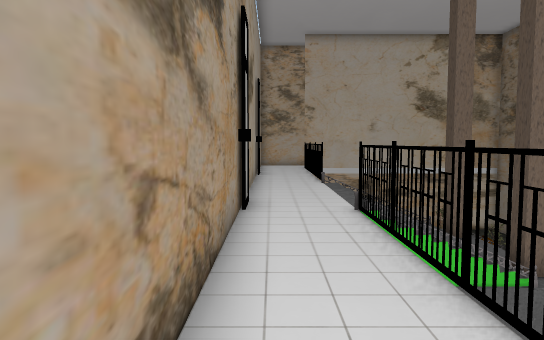
[1] (above)

21 first-person views from a walk through a scene from a Unity 3-D project. The camera is 1.4 m above the floor, tilts 4° down and sees 70° across. The floor is counted in squares, 1 m on a side. Each view is taken from the middle of a square. On the plan, view 1 faces up. The plan holds only what a view shows up to about 16 squares ahead; the rest is blank. The place goes on beyond the plan. Some animated figures are not drawn. Some surface patterns are stand-ins.

[2]
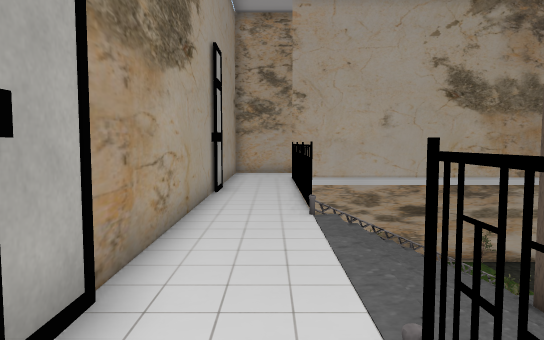

[3]
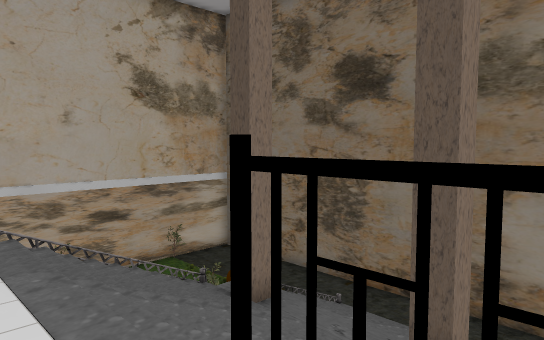

[4]
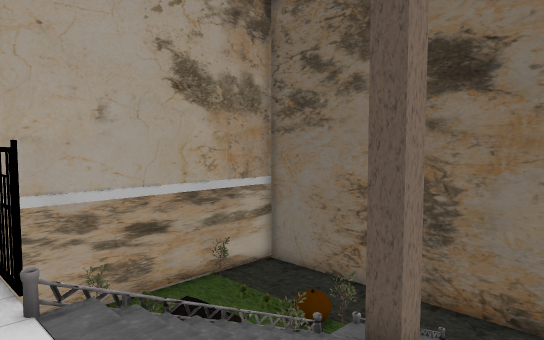

[5]
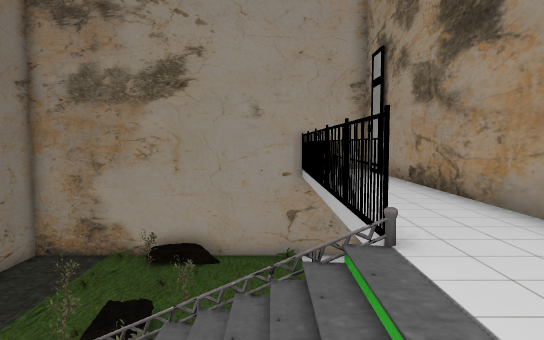

[6]
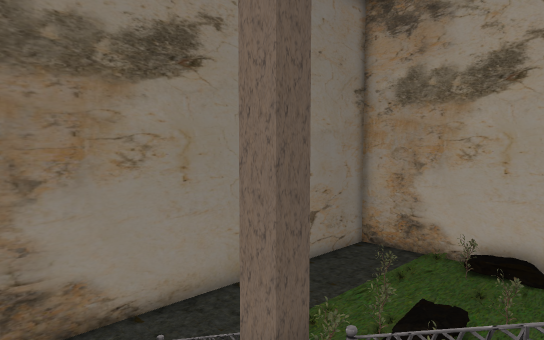

[7]
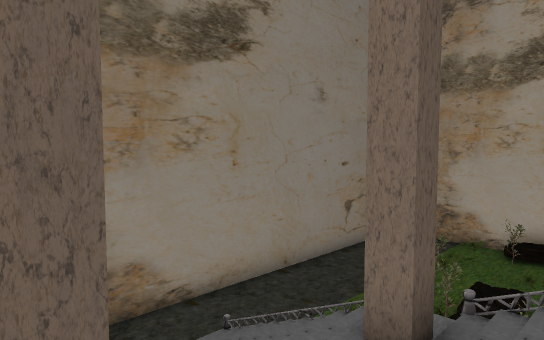

[8]
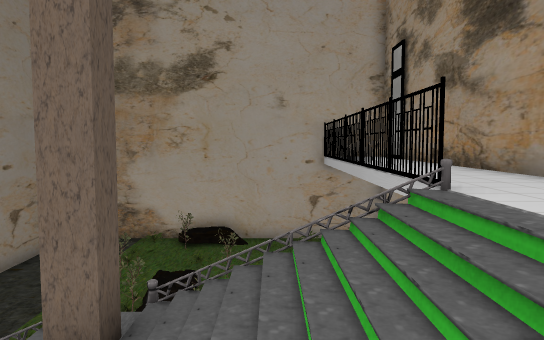

[9]
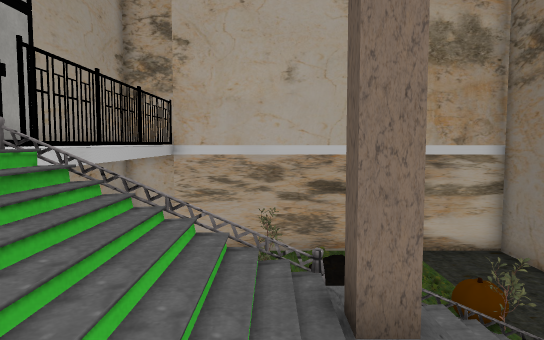

[10]
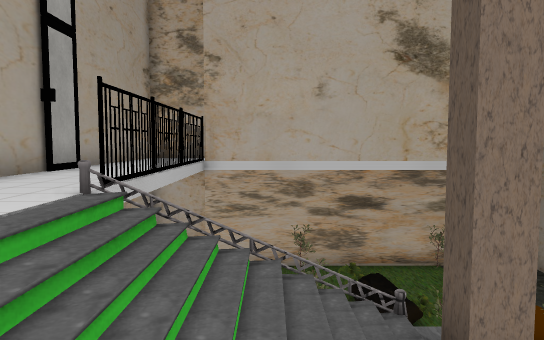

[11]
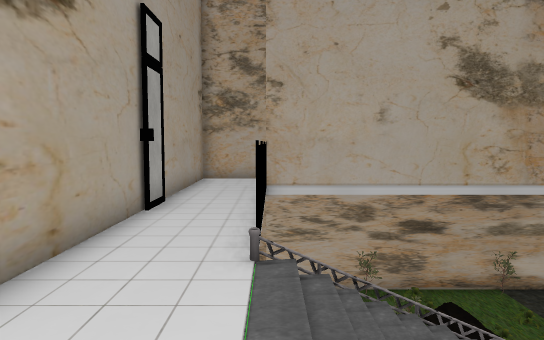

[12]
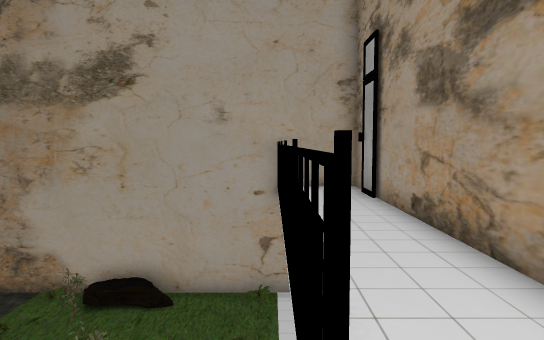

[13]
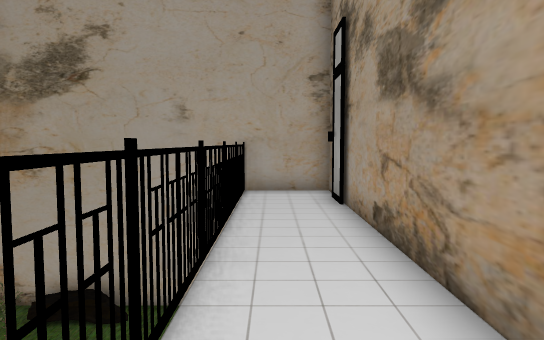

[14]
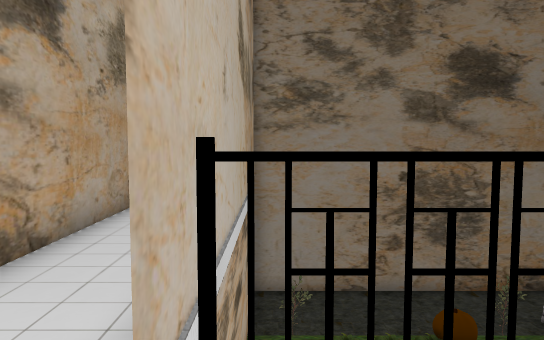

[15]
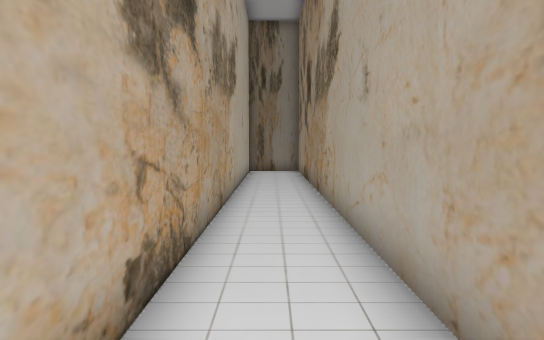

[16]
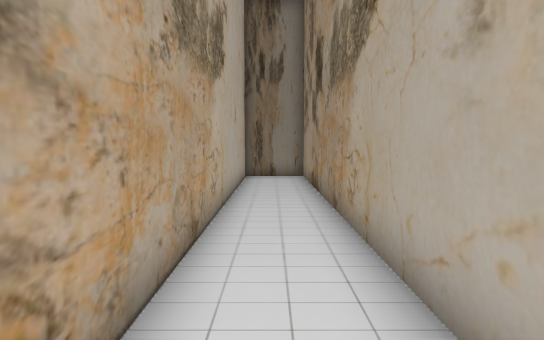

[17]
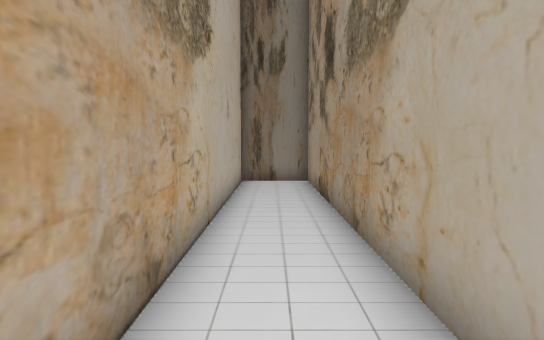

[18]
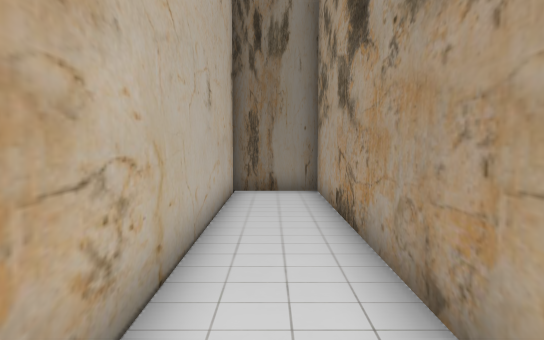

[19]
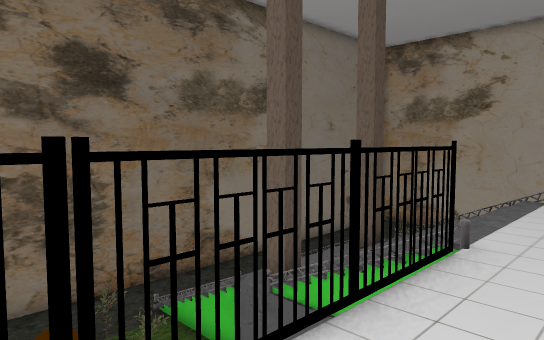

[20]
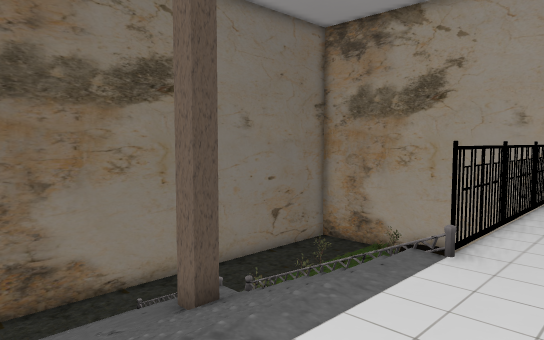

[21]
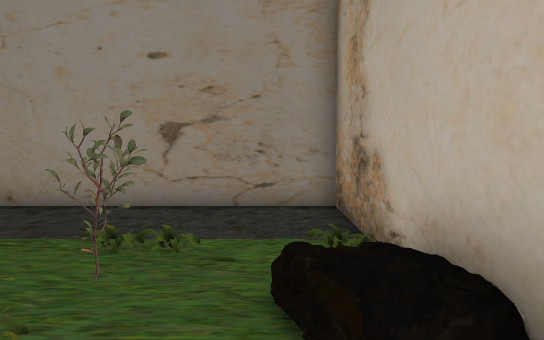

### Floor plan
Key: @ floor where view 1 was taken; # wall or solid block; . main floor; : floor 3.5 m higher than the main floor; / step, stairs or slope; = window, fence, low wall or low ledge; ^ raised ledge; v drop or lower ground; O other object.
Columns run from 1 left of view 1 to 20 right of it. Each row starts with its distance up from view 1.
 24 ######################
 23 #::::::::::::::::::::#
 22 #::############::::::#
 21 #::  .OO..O...########
 20 #::.  O...O...#
 19 #::.   O .....#
 18 #::.    O.O...#
 17 #::.    ..O...#
 16 #::.    O ^...#
 15 #::.      O...#
 14 #::...........#
 13 #:::///#////..#
 12 #:::////////..#
 11 #:::////////..#
 10 #:::////////..#
  9 #:::///#////..#
  8 #::#vvv##v =..#
  7 #::.    O  ...#
  6 #::.    O ....#
  5 #::.    O.O...#
  4 #::.    O.O...#
  3 #::.   O O....#
  2 #::. .O. O....#
  1 #::...........#
  0 #@:.O...O.O...#
 -1 #::.....O.O...#
 -2 #::...///.....#
 -3 #::O../##/O...#
 -4 ###############

Where each view was taken, in squares from view 1:
view 1: 0 up, 0 right, facing up
view 2: 6 up, 1 right, facing up
view 3: 7 up, 1 right, facing up-right
view 4: 10 up, 1 right, facing up-right
view 5: 12 up, 3 right, facing down
view 6: 12 up, 3 right, facing down-right
view 7: 13 up, 4 right, facing down-right
view 8: 13 up, 4 right, facing down
view 9: 9 up, 5 right, facing up
view 10: 9 up, 4 right, facing up
view 11: 9 up, 2 right, facing up
view 12: 9 up, 2 right, facing down
view 13: 8 up, 1 right, facing down
view 14: 21 up, 0 right, facing right
view 15: 23 up, 0 right, facing right
view 16: 23 up, 3 right, facing right
view 17: 23 up, 5 right, facing right
view 18: 23 up, 8 right, facing right
view 19: 19 up, 0 right, facing down-right
view 20: 13 up, 0 right, facing down-right
view 21: 2 down, 4 right, facing right
